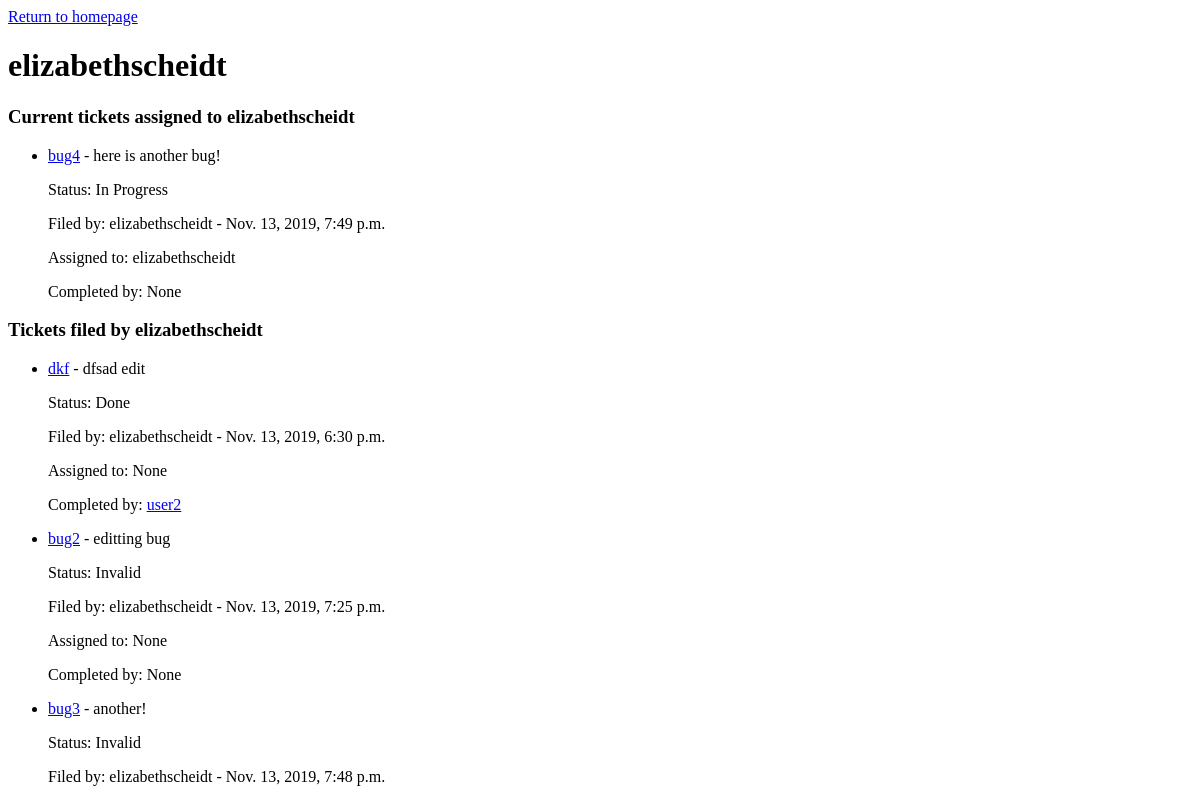
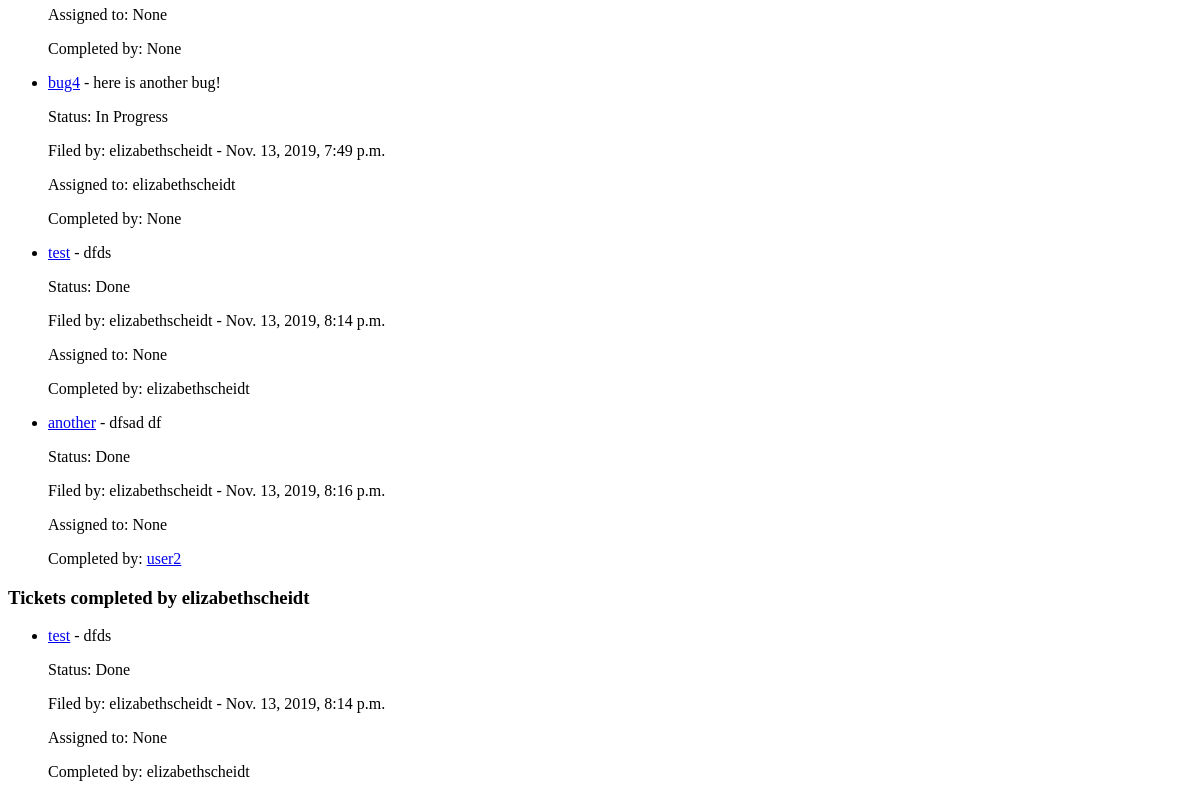
The app's page /user/1 (signed in), older data (2 pictures, top to bottom).
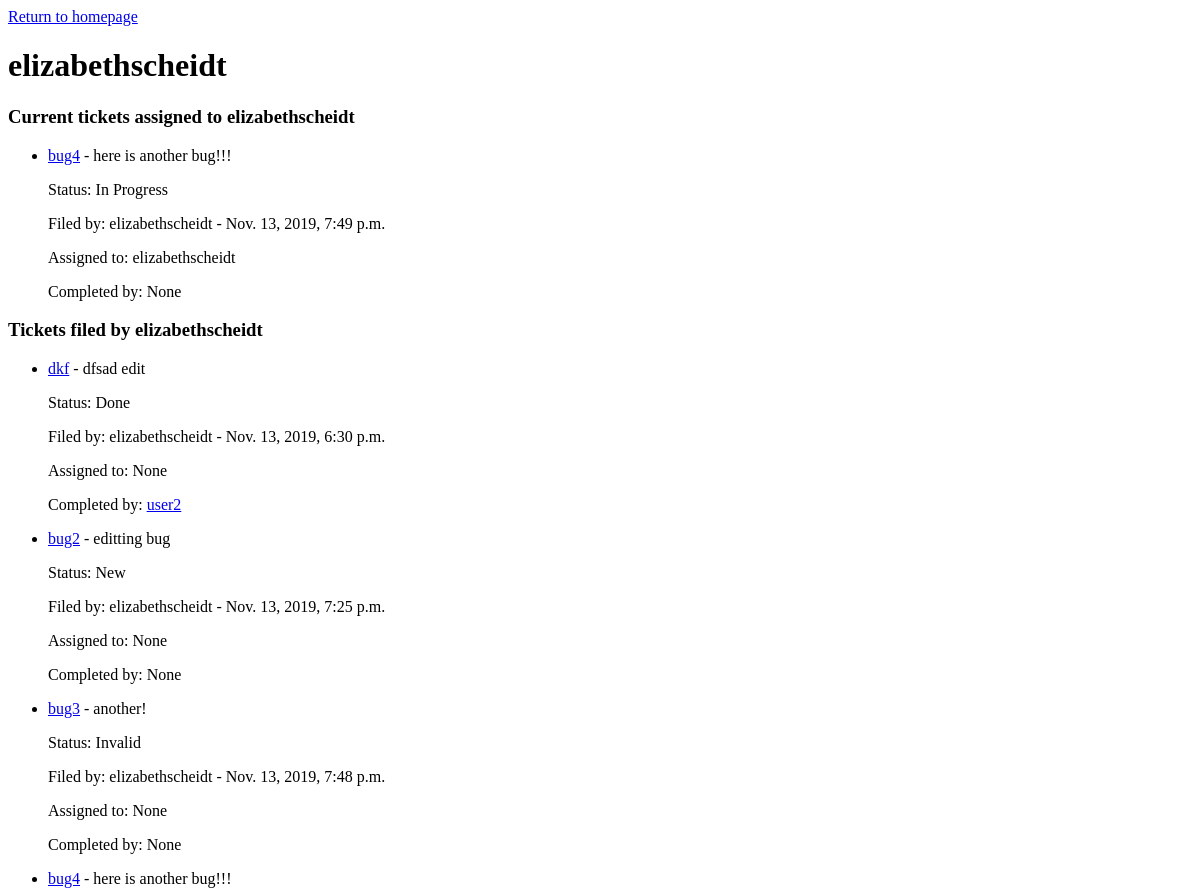
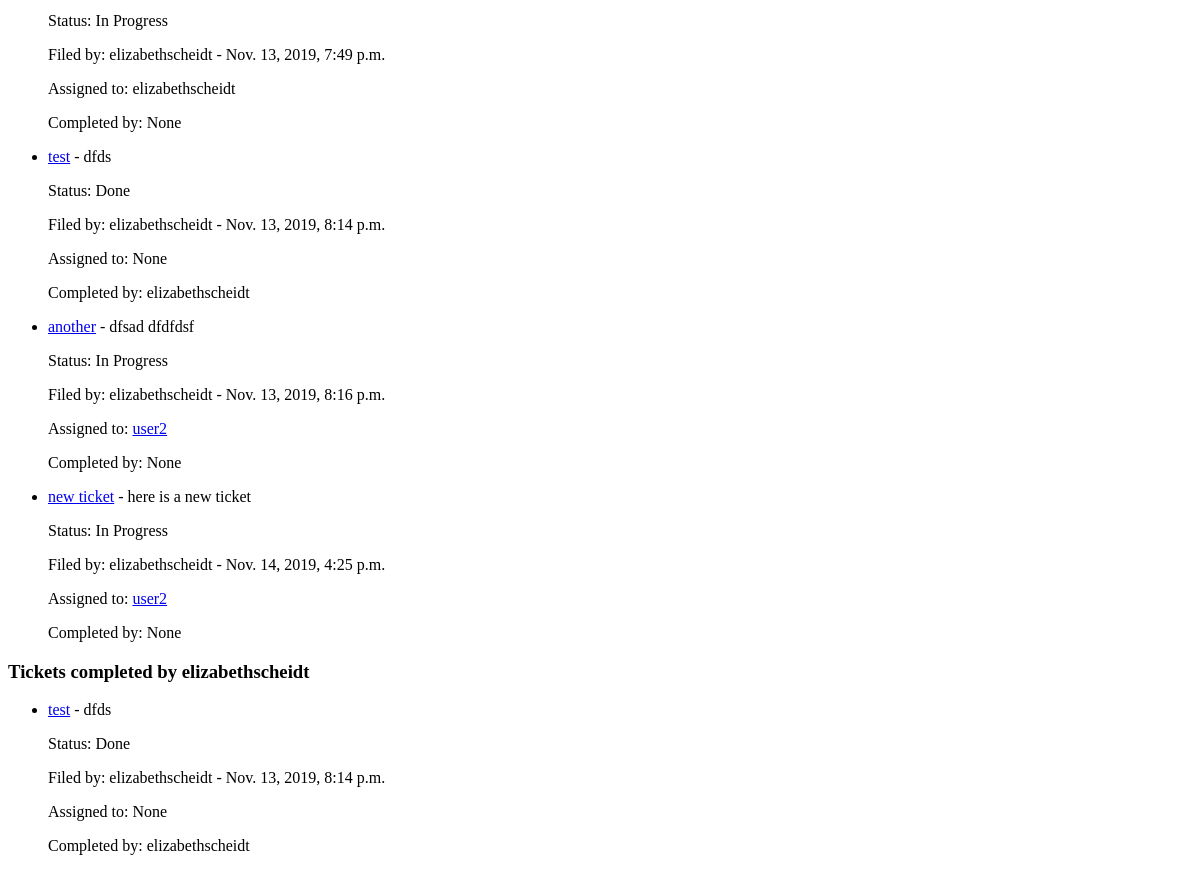
The same page, newer data (2 pictures, top to bottom).
### bugTracker/models.py (models this page shows, shortened)
class Ticket(models.Model):
    title = models.CharField(max_length=300)
    posted_date = models.DateTimeField(default=timezone.now)
    description = models.TextField()
    status = models.CharField(max_length=50, default='New')
    filed_by = models.ForeignKey(
        User,
        on_delete=models.CASCADE,
        related_name='filed_by',
        null=True,
        blank=True
    )
    assigned_to = models.ForeignKey(
        User,
        null=True,
        blank=True,
        on_delete=models.CASCADE,
        related_name='assigned_to'
    )
    completed_by = models.ForeignKey(
        User,
        null=True,
        blank=True,
        on_delete=models.CASCADE,
        related_name='completed_by'
    )

### bugTracker/views.py (the view)
# urls.py: path('user/<int:id>', views.user_detail_view),
@login_required
def user_detail_view(request, id):
    html = 'user.html'
    user = User.objects.get(pk=id)
    filed = Ticket.objects.filter(filed_by=user)
    assigned = Ticket.objects.filter(assigned_to=user)
    completed = Ticket.objects.filter(completed_by=user)
    ticket_types = [
        ('Current tickets assigned to ', assigned),
        ('Tickets filed by ', filed),
        ('Tickets completed by ', completed)
    ]
    return render(request, html, {
        'user': user,
        'ticket_types': ticket_types})

### bugTracker/templates/user.html (shortened to what this page needs)
<a href="/">Return to homepage</a>
<h1>{{user.username}}</h1>
{% for header, ticket_type in ticket_types %}
    <h3>{{header}}{{user.username}}</h3>
    <ul>
    {% for ticket in ticket_type %}
        <li>
            <p>
            <a href="/ticket/{{ticket.id}}">{{ticket.title}}</a> -
            {{ticket.description}}
            </p>
            <p>Status: {{ticket.status}}</p>
            <p>
                Filed by:
                {% if user.id != ticket.filed_by.id %}
                    <a href="/user/{{ticket.filed_by.id}}">{{ticket.filed_by}}</a>
                {% else %}
                    {{ticket.filed_by}}
                {% endif %}
                - {{ticket.posted_date}}
            </p>
            <p>
                Assigned to:
                {% if ticket.assigned_to and user.id != ticket.assigned_to.id %}
                    <a href="/user/{{ticket.assigned_to.id}}">{{ticket.assigned_to}}</a>
                {% else %}
                    {{ticket.assigned_to}}
                {% endif %}
            </p>
            <p>
                Completed by:
                {% if ticket.completed_by and user.id != ticket.completed_by.id %}
                    <a href="/user/{{ticket.completed_by.id}}">{{ticket.completed_by}}</a>
                {% else %}
                    {{ticket.completed_by}}
                {% endif %}
            </p>
        </li>
    {% endfor %}
    </ul>
{% endfor %}

Row changes from the older to the newer data that the page shows:
changed Ticket "bug4": description "here is another bug!" → "here is another bug!!!"
changed Ticket "bug2": status "Invalid" → "New"
changed Ticket "another": description "dfsad df" → "dfsad dfdfdsf"; status "Done" → "In Progress"; assigned_to_id empty → 2 (drawn); completed_by_id 2 → empty (drawn)
added Ticket: title "new ticket", description "here is a new ticket", status "In Progress", filed_by "elizabethscheidt", posted_date "Nov. 14, 2019, 4:25 p.m.", assigned_to "user2", completed_by "None", shown under "Tickets filed by"
Text that changed along with them:
list line gone: "None user2"
new list line: "user2 None"
